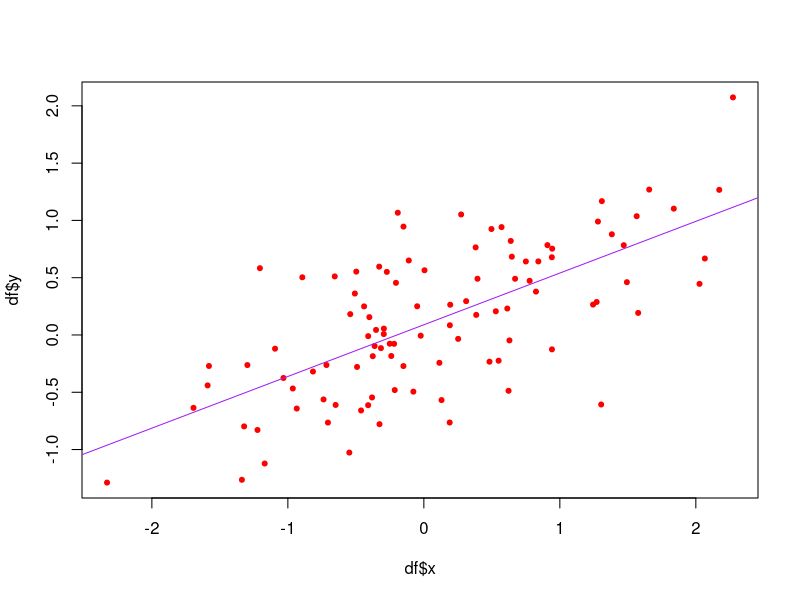
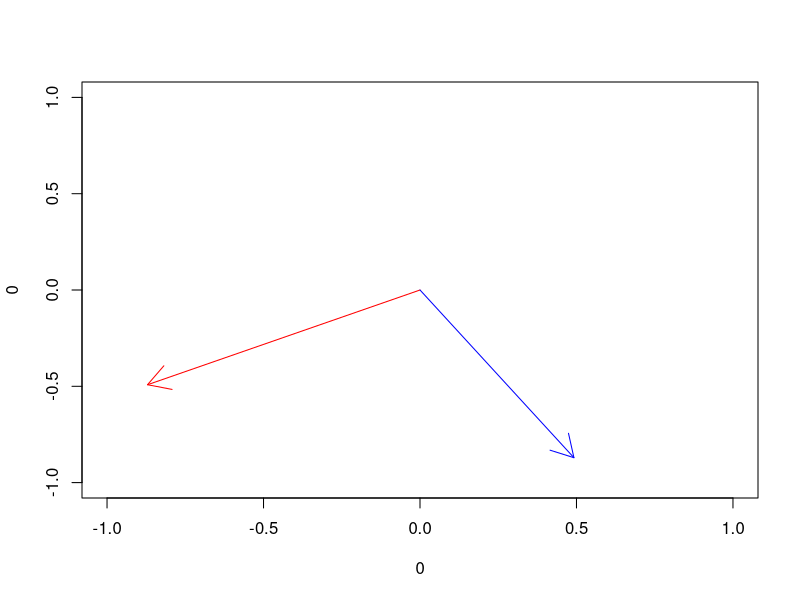
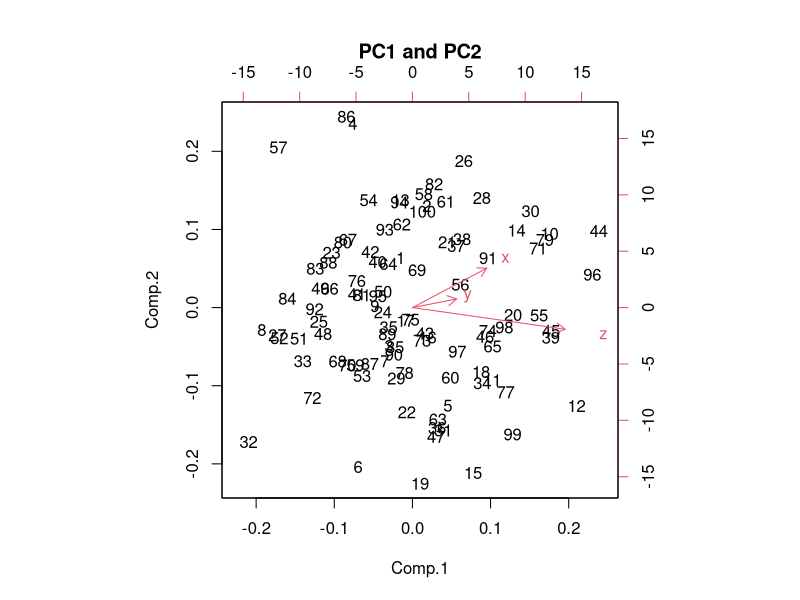
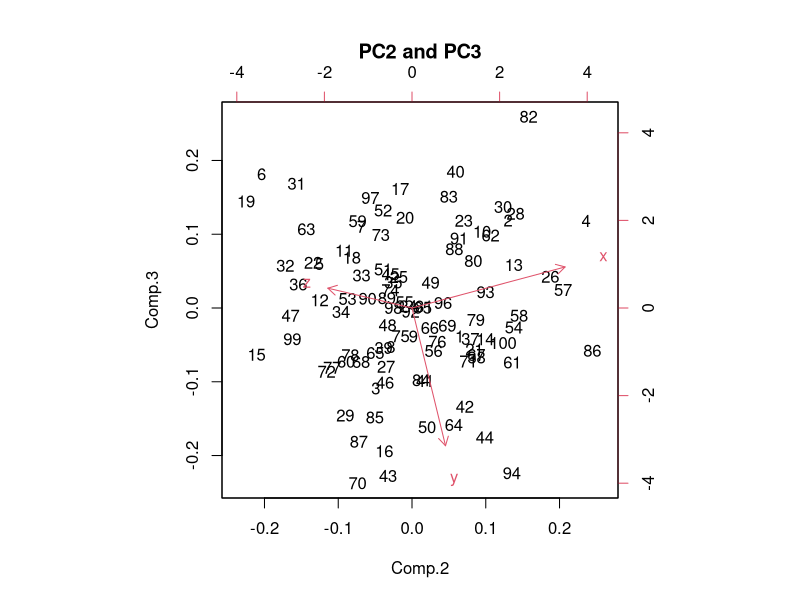

R code for these plots, in order:
## ---- chunk 1
knitr::opts_chunk$set(echo = TRUE)
## ---- chunk 2
size <- 100
x <- rnorm(size)
y <- rnorm(size) / 2 + x / 2

m <- as.matrix(cbind(x, y))

df <- as.data.frame(m)
names(df) <- c("x", "y")

df$id <- seq(1:100)

df$py <- predict(lm(df$y ~ df$x))

summary(lm(df$y ~ df$x))

plot(df$x, df$y, pch = 20, col = "red")
abline(lm(df$y ~ df$x), col = "purple")

# residuals line应该画在点和紫色的线之间

# 想象一下rotating，然后variances会变化，垂直于新的axis

cov1 <- cov(df[, 1:2]) 
# covariance matrix: 
# The diagonal elements represent the variance of each column (i.e., the covariance of each column with itself).
# The off-diagonal elements represent the covariance between the two columns.

Eig <- eigen(cov1) # 可以cal
# 这个里面关于Eig$vectors的结构是[1, 1], [1, 2], [2, 1], [2, 2]

eigenvector1 <- Eig$vectors[, 1] # the first column
eigenvector2 <- Eig$vectors[, 2] # the second column

# plot the eigenmatrix and vlaue. 
plot(0, 0, type = "n")
arrows(0, 0, eigenvector1[1], eigenvector1[2], 
      col = "red")
arrows(0, 0, eigenvector2[1], eigenvector2[2], 
      col = "blue")



# eigen vector是axis的方向，eigen value 是值

pca <- princomp(df[, 1:2], score = TRUE)
summary(pca)

# 如果两个variable不相关，components会都接近50%

df$z <- rnorm(100) + x + y
pca <- princomp(df[, c(1, 2, 5)], score = TRUE)
summary(pca)
biplot(pca, main = "PC1 and PC2") # x轴是PC1, y轴是PC2

# Component 1 explained a lot of variacnecs of z (z vector的方向是和com 1 几乎是平行的)

biplot(pca, choices = 2:3, main = "PC2 and PC3") # 相当于map out 第二个和第三个components
 # x轴是PC2, y轴是PC3

